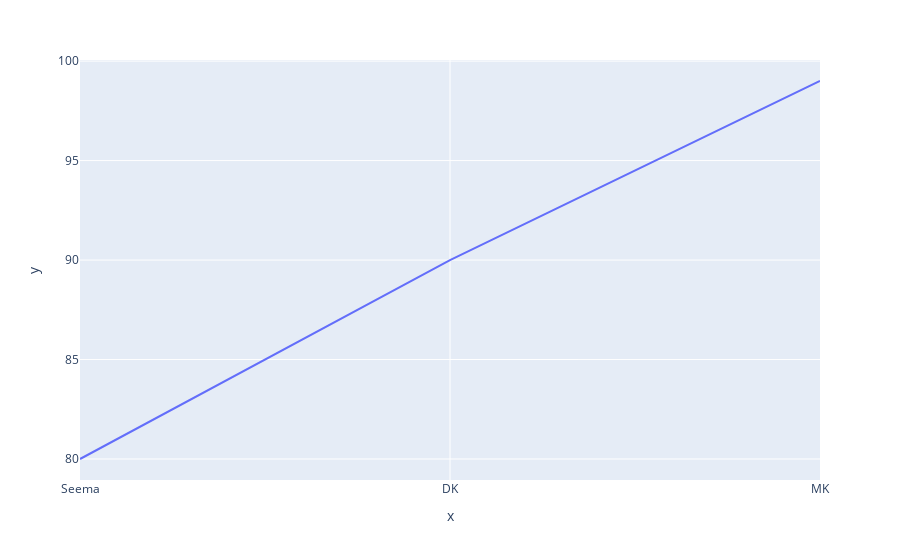

This figure's notebook cell:
### Code cell
px.line(x=['Seema', 'DK','MK'], y=[80,90,99])

### Figure 1 — Plotly figure (JSON) as saved in the notebook; plotly's stock layout.template omitted (floating-point values rounded to 4 significant figures)
{"data": [{"hovertemplate": "x=%{x}<br>y=%{y}<extra></extra>", "legendgroup": "", "line": {"color": "#636efa", "dash": "solid"}, "marker": {"symbol": "circle"}, "mode": "lines", "name": "", "orientation": "v", "showlegend": false, "type": "scatter", "x": ["Seema", "DK", "MK"], "xaxis": "x", "y": [80, 90, 99], "yaxis": "y"}], "layout": {"legend": {"tracegroupgap": 0}, "margin": {"t": 60}, "xaxis": {"anchor": "y", "domain": [0, 1], "title": {"text": "x"}}, "yaxis": {"anchor": "x", "domain": [0, 1], "title": {"text": "y"}}}}
